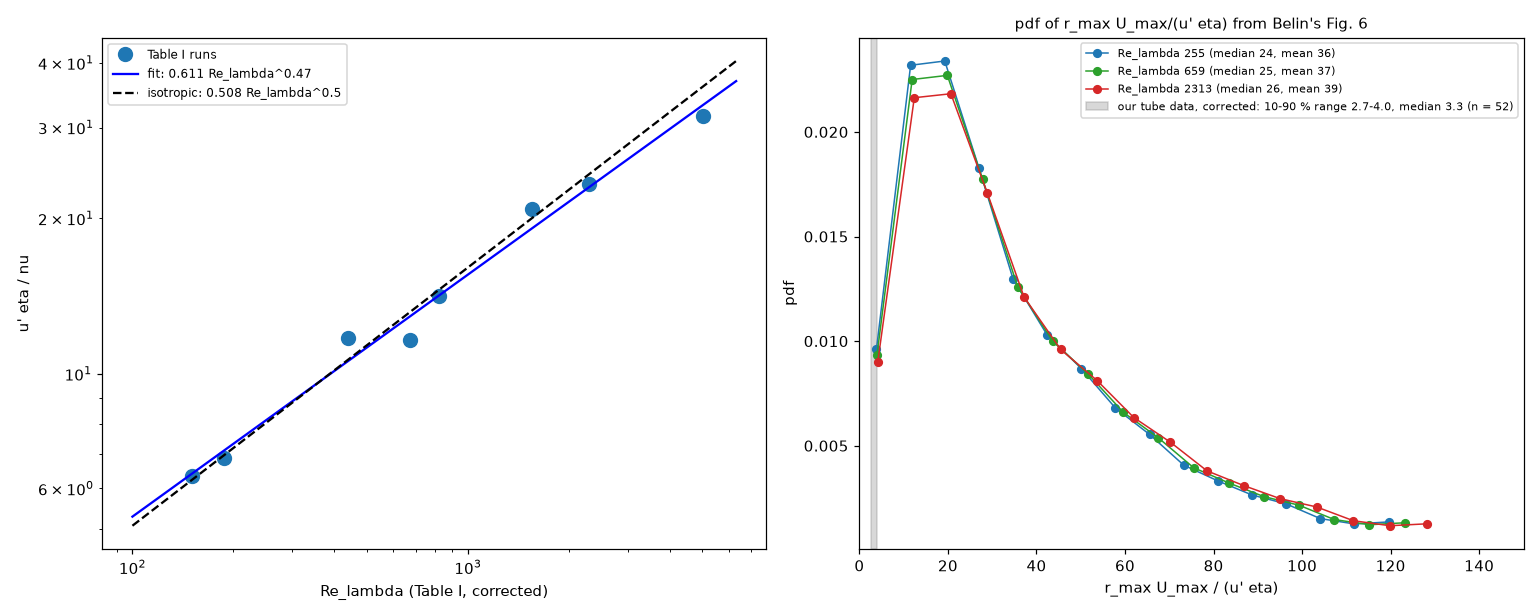

Source code (Python):
"""belin_rumax_table1.py  v01  r_max U_max / (u' eta) from Belin et al. (1996) Fig. 6, with u' eta calculated from the correlation of Table I instead of the isotropic formula.
Step 1  u' eta / nu against Re_lambda from the 8 runs of Table I (belin_table1.csv, misprints corrected): power law  u' eta / nu = a Re_lambda^b, fitted in log-log (isotropic turbulence: 0.508 Re_lambda^(1/2)).
Step 2  Re_f = x Re_lambda^(1/2) (x of Fig. 6), Re_c = r_max U_max / nu = 1.585 Re_f, hence  r_max U_max / (u' eta) = Re_c / (u' eta / nu) = 1.585 x Re_lambda^(1/2) / (a Re_lambda^b),
        drawn for Re_lambda = 255, 659 and 2313 (the range of Fig. 6).  Our data: r_max/eta * U_max/u' of the corrected rows of tubes.csv, with u'/U_eta from the same correlation.
Usage: python belin_rumax_table1.py     writes belin_rumax_table1.png

Versions  M01 m01.v01 (2026-11-13): first version.
"""
import csv
import math
import os
import sys

import matplotlib
matplotlib.use("Agg")
import matplotlib.pyplot as plt
import numpy as np

HERE = os.path.dirname(os.path.abspath(__file__))
FIT = os.path.join(HERE, "..", "fittingtool")
sys.path.insert(0, FIT)
sys.path.insert(0, HERE)
import fitdata           # noqa: E402
import belin_gamma_pdf   # noqa: E402


def main():
    with open(os.path.join(HERE, "belin_table1.csv"), newline="", encoding="utf-8") as f:
        t1 = list(csv.DictReader(f))
    nu, up, eta, Rl = (np.array([float(r[k]) for r in t1]) for k in ("nu_cm2_s", "u_prime_cm_s", "eta_um", "Re_lambda_used"))
    ratio = up * eta * 1e-4 / nu                                                 # u' eta / nu
    (b, ln_a) = np.polyfit(np.log(Rl), np.log(ratio), 1)
    a = math.exp(ln_a)
    iso = 15 ** -0.25
    print("u' eta / nu = %.3f Re_lambda^%.3f  (isotropic: %.3f Re_lambda^0.5)" % (a, b, iso))
    for re in (255, 659, 2313):
        print("  Re_lambda %5d: fit %.1f, isotropic %.1f" % (re, a * re ** b, iso * re ** 0.5))
    cx, px = belin_gamma_pdf.binned()
    fig, ax = plt.subplots(1, 2, figsize=(14, 5.6))
    grid = np.logspace(2, 3.8, 50)
    ax[0].loglog(Rl, ratio, "o", ms=9, color="tab:blue", label="Table I runs")
    ax[0].loglog(grid, a * grid ** b, "b-", label="fit: %.3f Re_lambda^%.2f" % (a, b))
    ax[0].loglog(grid, iso * grid ** 0.5, "k--", label="isotropic: 0.508 Re_lambda^0.5")
    ax[0].set_xlabel("Re_lambda (Table I, corrected)")
    ax[0].set_ylabel("u' eta / nu")
    ax[0].legend(fontsize=8)
    rows = fitdata.load(os.path.join(FIT, "data", "tubes.csv"), os.path.join(FIT, "data", "corrections.json"))
    colours = {255: "tab:blue", 659: "tab:green", 2313: "tab:red"}
    for re, colour in colours.items():
        scale = 1.585 * re ** 0.5 / (a * re ** b)                                # r_max U_max / (u' eta) = scale x
        y, py = scale * cx, px / scale
        cdf = np.cumsum(py) / py.sum()
        ax[1].plot(y, py, "o-", color=colour, ms=5, lw=1, label="Re_lambda %d (median %.0f, mean %.0f)" % (re, np.interp(0.5, cdf, y), np.trapezoid(y * py, y)))
        print("Re_lambda %d: scale %.2f; r_max U_max/(u' eta): median %.1f, mean %.1f" % (re, scale, np.interp(0.5, cdf, y), np.trapezoid(y * py, y)))
    rowsd = [(x["re"], x["r"], x["u"]) for x in rows if x["re"] is not None and x["r"] is not None and x["u"] is not None]
    yd = np.array([r * u / (a * re ** b) for re, r, u in rowsd])                  # r_max U_max / (u' eta) = (r_max U_max / nu) / (u' eta / nu)
    lo, hi = np.percentile(yd, [10, 90])
    ax[1].axvspan(lo, hi, color="gray", alpha=0.3, label="our tube data, corrected: 10-90 %% range %.1f-%.1f, median %.1f (n = %d)" % (lo, hi, np.median(yd), len(yd)))
    ax[1].set_xlabel("r_max U_max / (u' eta)")
    ax[1].set_ylabel("pdf")
    ax[1].set_xlim(0, 150)
    ax[1].legend(fontsize=7.5)
    ax[1].set_title("pdf of r_max U_max/(u' eta) from Belin's Fig. 6", fontsize=10)
    fig.tight_layout()
    fig.savefig(os.path.join(HERE, "belin_rumax_table1.png"), dpi=110)
    print("our data: median %.2f, 10-90%% %.2f-%.2f" % (np.median(yd), lo, hi))


if __name__ == "__main__":
    main()
